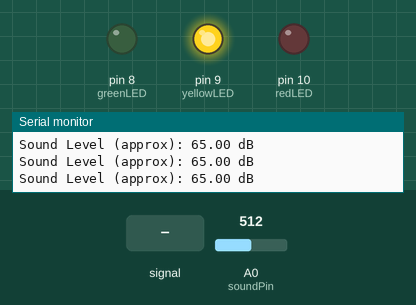
Simulated run of this sketch. Board: Arduino Uno, built with avr-gcc and run on an emulated ATmega328P. Shown: output pins drawn as LEDs (lit = HIGH), the last lines printed to the serial monitor. The inputs (shaded band) are chosen by the test bench; at power-on: A0 (soundPin) = 512.

Above: at 1.2 s.
1.3 s: A0 (soundPin) fed a 200 Hz sine of ±255 counts around its level
At 3.6 s:
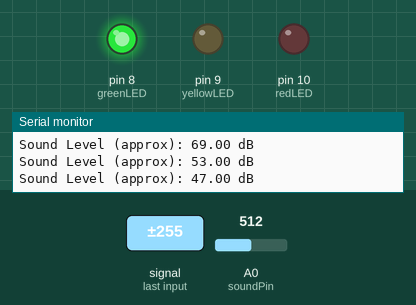
4.3 s: A0 (soundPin) set to 306
At 4.9 s:
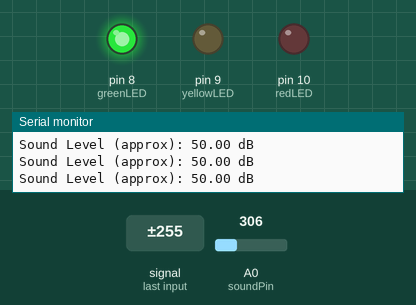
5.9 s: A0 (soundPin) set to 427
7.4 s: A0 (soundPin) set to 447
At 8.6 s:
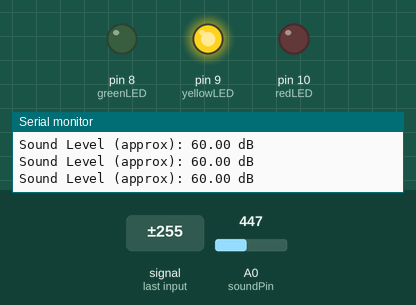
8.9 s: A0 (soundPin) set to 122
At 10.3 s:
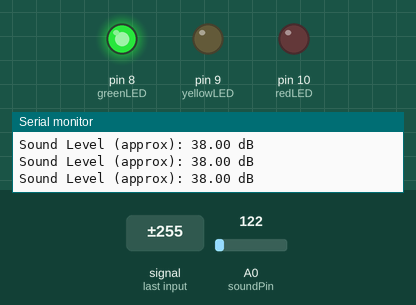
Timing chart, 0 to 11.5 s (numbered marks = the images above; inputs shaded):
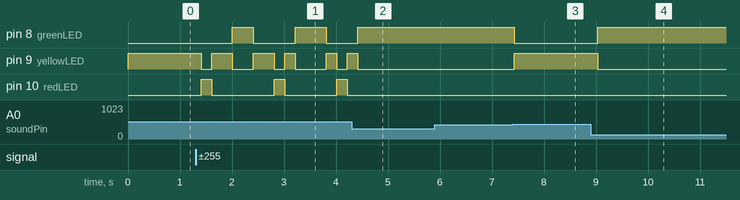

Measured:
- the behaviour switches between 438 and 439 on A0 (soundPin) (found by bisection; images 2 and 3)
- after the input at 1.3 s, pin 8 (greenLED): LOW → HIGH after 0.71 s, → LOW 0.40 s later, → HIGH 0.80 s later, → LOW 0.60 s later; pin 9 (yellowLED): HIGH → LOW after 0.11 s, → HIGH 0.20 s later, → LOW 0.40 s later, → HIGH 0.40 s later, … (10 changes in this stretch)
- after the input at 4.3 s, pin 8 (greenLED): goes on until 4.4 s, then stays HIGH; pin 9 (yellowLED): goes on until 4.4 s, then stays LOW; pin 10 (redLED): stays LOW (without the input it goes to HIGH after 0.92 s)
- after the input at 7.4 s, pin 8 (greenLED): HIGH → LOW at once; pin 9 (yellowLED): LOW → HIGH at once
- after the input at 8.9 s, pin 8 (greenLED): LOW → HIGH after 0.14 s; pin 9 (yellowLED): HIGH → LOW after 0.14 s

The sketch:

NOISESIGNALING.ino
```cpp
	const int soundPin = A0;
const int greenLED = 8;
const int yellowLED = 9;
const int redLED = 10;

void setup() {
  Serial.begin(9600);
  pinMode(soundPin, INPUT);
  pinMode(greenLED, OUTPUT);
  pinMode(yellowLED, OUTPUT);
  pinMode(redLED, OUTPUT);
}

void loop() {
  int soundValue = analogRead(soundPin);
  float voltage = soundValue * (5.0 / 1023.0);
  float db = map(soundValue, 0, 1023, 30, 100);  // Approximate range

  Serial.print("Sound Level (approx): ");
  Serial.print(db);
  Serial.println(" dB");

  if (db < 60) {
    digitalWrite(greenLED, HIGH);
    digitalWrite(yellowLED, LOW);
    digitalWrite(redLED, LOW);
  } else if (db < 80) {
    digitalWrite(greenLED, LOW);
    digitalWrite(yellowLED, HIGH);
    digitalWrite(redLED, LOW);
  } else {
    digitalWrite(greenLED, LOW);
    digitalWrite(yellowLED, LOW);
    digitalWrite(redLED, HIGH);
  }

  delay(200);
}
```
